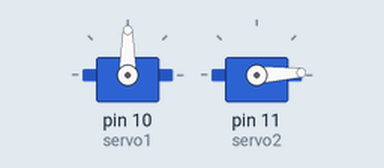
Recording of a sketch running on a simulated Arduino Uno, built with avr-gcc and run on an emulated ATmega328P. Parts: 2 × servo.

Above: at 0.05 s.
At 4.05 s:
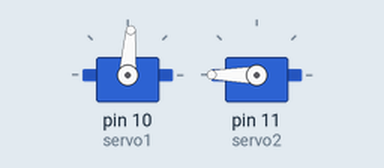
At 8.15 s:
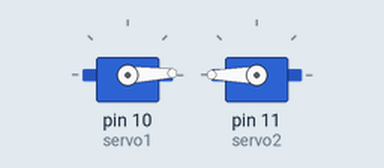
At 16.35 s:
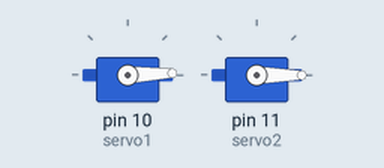
Timing chart, 0 to 21.3 s (numbered marks = the images above):
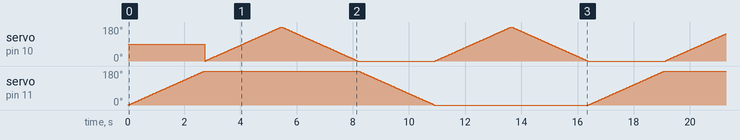

The sketch:

cameramountassemby.ino
```cpp
#include <Servo.h>

// create servo object to control a servo
Servo servo1;
Servo servo2;

// twelve servo objects can be created on most boards

int pos1 = 0;    // variable to store the servo position
int pos2 = 0;

void setup() {
  servo1.attach(10); // attaches the servo1 on pin 10 to the servo object
  servo2.attach(11); // attaches the servo2 on pin 11 to the servo object
}

void loop() {

  for (pos2 = 0; pos2 <= 180; pos2 += 1) { // goes from 0 degrees to 180 degrees in steps of 1 degree
    servo2.write(pos2);              // tell servo2 to go to position in variable 'pos1'
    delay(15);
  }
    for (pos1 = 0; pos1 <= 180; pos1 += 1) { // goes from 0 degrees to 180 degrees in steps of 1 degree
    servo1.write(pos1);              // tell servo1 to go to position in variable 'pos1'
    delay(15);                       // waits 15ms for the servo to reach the position
  }
  for (pos1 = 180; pos1 >= 0; pos1 -= 1) { // goes from 180 degrees to 0 degrees in steps of 1 degree
    servo1.write(pos1);              // tell servo1 to go to position in variable 'pos1'
    delay(15);                       // waits 15ms for the servo to reach the position
  }
  for (pos2 = 180; pos2 >= 0; pos2 -= 1) { // goes from 180 degrees to 0 degrees in steps of 1 degree
    servo2.write(pos2);              // tell servo2 to go to position in variable 'pos2'
    delay(15);
  }
    for (pos1 = 0; pos1 <= 180; pos1 += 1) { // goes from 0 degrees to 180 degrees in steps of 1 degree
    servo1.write(pos1);              // tell servo1 to go to position in variable 'pos1'
    delay(15);                       // waits 15ms for the servo to reach the position
  }
  for (pos1 = 180; pos1 >= 0; pos1 -= 1) { // goes from 180 degrees to 0 degrees in steps of 1 degree
    servo1.write(pos1);              // tell servo1 to go to position in variable 'pos1'
    delay(15);                       // waits 15ms for the servo to reach the position
  }
}
```
